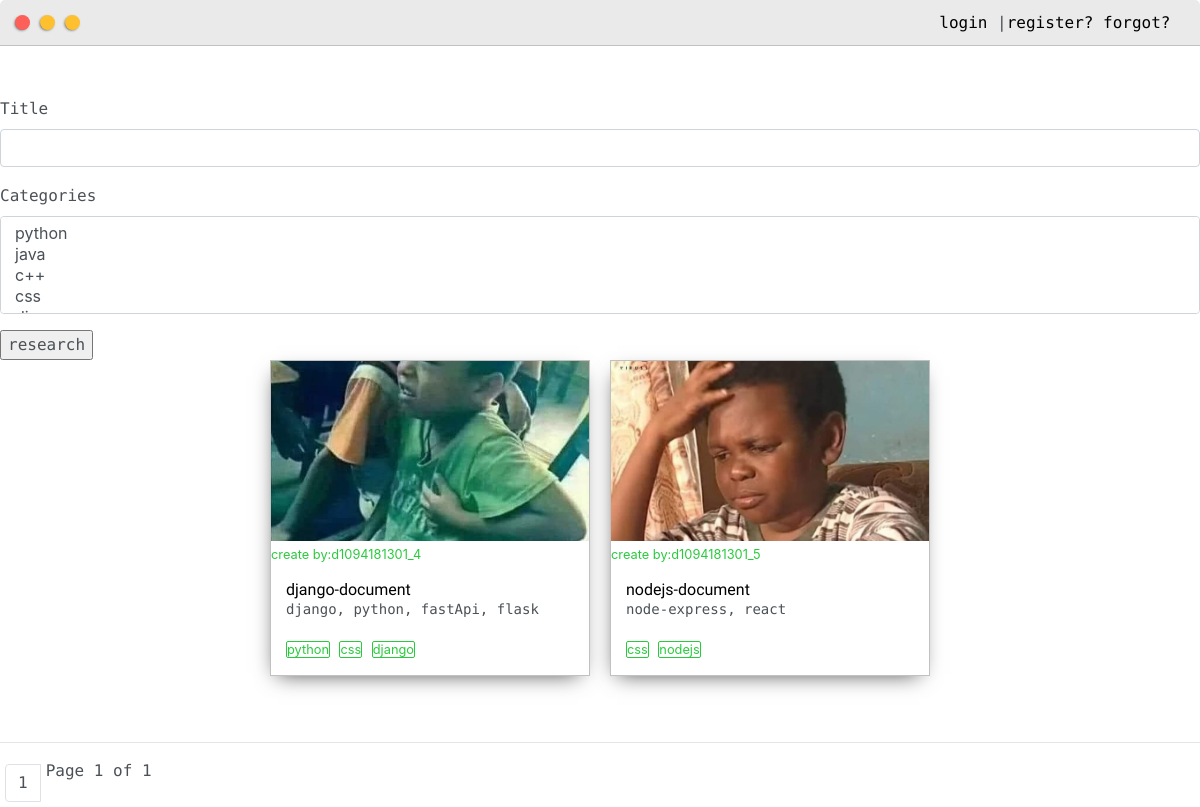
/posts/, run on the app's committed database.
### OurProfile/models.py (models this page shows, shortened)
class Post(models.Model):
    customer = models.ForeignKey(User,on_delete=models.CASCADE)
    images = models.ImageField(null = True,blank=True)
    title = models.CharField(max_length=200)
    body = models.TextField(max_length=500)
    date_created = models.DateTimeField(auto_now_add=True)
    categories = models.ManyToManyField(Tag,null=True)
    public = models.BooleanField(default=False)
    private = models.BooleanField(default=False)

class Tag(models.Model):
    name = models.CharField(max_length=50)
    def __str__(self):
        return self.name

### OurProfile/views.py (the view)
# urls.py: path('posts/',views.posts,name="posts"),
def posts(request):
    posts = Post.objects.all()
    filters = FiltersForms(request.GET, queryset=posts)
    posts = filters.qs
    page_number = request.GET.get('page')
    paginator = Paginator(posts, 2)
    try:
        posts = paginator.page(page_number)
    except PageNotAnInteger:
        posts = paginator.page(1)
    except EmptyPage:
        posts = paginator.page(paginator.num_pages)
    context = {'posts':posts,'filters':filters,}
    return render(request,"OurProfile/posts.html",context)

### OurProfile/templates/OurProfile/posts.html (shortened to what this page needs)
{% extends "OurProfile/layout.html" %}
{% load static %}
{% block title %}
{% load crispy_forms_tags %}
{% endblock title %}
{% block content %}
<div style="padding-top: 50px;">
    <div>
        <form id="searchform" method="get">
            {{filters.form|crispy}}
            <input type="submit" value="research">
        </form>
    </div>
    <div class="main-container">
        <div class="post-wrapper">
        {% for post in posts %}
            <div>
                <div class="post">
                    <a href="{% url 'post' post.id %}">
                        {% if post.images %}
                        <img class="thumbnail" src="{{ post.images.url }}">
                        {% else %}
                        <p>no images </p>
                        {% endif %}
                    </a>
                    <small>create by:{{post.customer}}</small>
                    <div class="post-preview">
                        <h6 class="post-title">{{post.title}}</h6>
                        <p class="post-intro">{{post.body}}</p>
                        {% for categories in post.categories.all %}
                            <small style="border: solid 1px;border-radius: 2px;margin-right: 5px;">{{categories}}</small>
                        {% endfor %}
                    </div>
                </div>
            </div>
        {% endfor %}
        </div>
    </div>
    <hr>
    <div class="pagination">
        <span class="step-links">
            <div style="display: flex;">
                {% for i in posts.paginator.page_range %}
                    {% if posts.number == i%}
                        <li class="page-item" style="margin: 5px;"><a class="active page-link">{{i}}</a></li>
                    {% else %}
                        <li class="page-item" style="margin: 5px;"><a data-page="{{i}}" class="page-link" href="?page{{i}}">{{i}}</a></li>
                    {% endif %}
                {% endfor %}
            <span class="current">
                Page {{ posts.number }} of {{ posts.paginator.num_pages }}
            </span>
            </div>
        </span>
    </div>
</div>
{% endblock content %}

### static/css/layout.css (style rules this page uses)
:root { --mainColor:#eaeaea; --secondaryColor:#fff; --borderColor:#c1c1c1; --mainText:black; --secondaryText:#4b5156; --themeDotBorder:#24292e; --previewBg:rgb(251, 249, 243, 0.8); --previewShadow:#f0ead6; --buttonColor:black; }
html, body { padding: 0; margin: 0; scroll-behavior: smooth; }
body * { transition: 0.3s; }
h1, h2, h3, h4, h5, h6, strong { color: var(--mainText); font-family: 'Russo One', sans-serif; font-weight: 500; }
p, li, span, label, input, textarea { color: var(--secondaryText); font-family: 'Roboto Mono', monospace; }
a { text-decoration: none; color:#17a2b8; }
h6 { font-size: 16px; }
small { color: #2ACA3E; }
.main-container { width: 1200px; margin: 0 auto; }
.post-wrapper { display: grid; grid-template-columns: repeat(auto-fit, 320px); gap:20px; justify-content: center; padding-bottom: 50px; }
.post { border:1px solid var(--borderColor); -webkit-box-shadow: -2px 7px 21px -9px rgba(0,0,0,0.75); -moz-box-shadow: -2px 7px 21px -9px rgba(0,0,0,0.75); box-shadow: -2px 7px 21px -9px rgba(0,0,0,0.75); }
.thumbnail { display: block; width: 100%; height:180px; object-fit: cover; }
.post-preview { background-color: #fff; padding:15px; }
.post-title { color:black; margin: 0; }
.post-intro { color:#4b5156; font-size: 14px; }
@media screen and (max-width: 1200px) { .main-container { width: 95%; } }

### data on the page
Post: images (picture), customer "d1094181301_4", title "django-document", body "django, python, fastApi, flask"
Tag: name "python"
Tag: name "css"
Tag: name "django"
Post: images (picture), customer "d1094181301_5", title "nodejs-document", body "node-express, react"
Tag: name "nodejs"

### other printed values
{{ i }} "1"
{{ posts.number }} "1"
{{ posts.paginator.num_pages }} "1"
